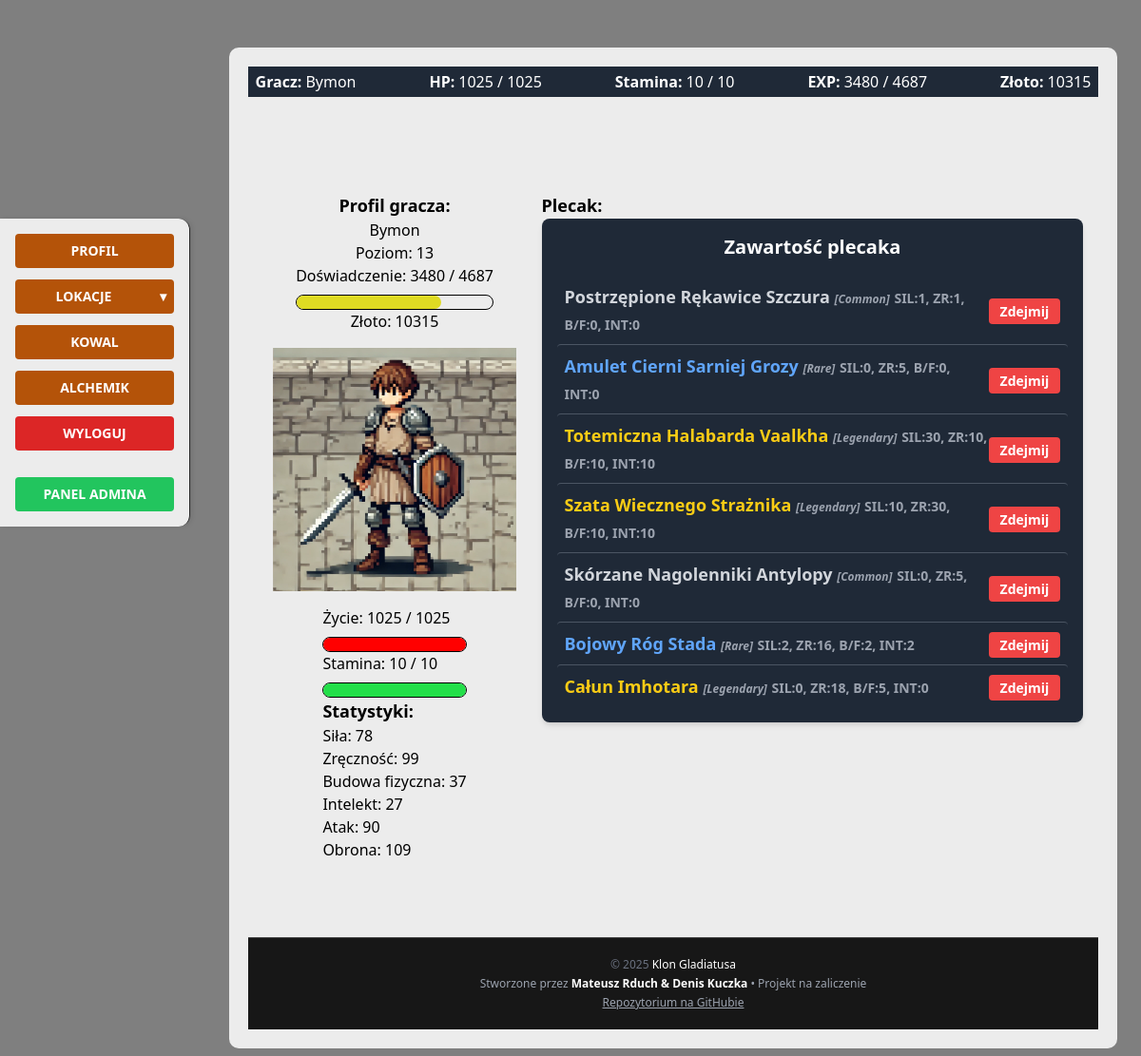
Screenshot of /user_profile/profil/ (signed in) with the database file from the repository.
### user_profile/models.py (models this page shows, shortened)
class UserProfile(models.Model):
    user = models.OneToOneField(User, on_delete=models.CASCADE)
    strength = models.IntegerField(default=1)
    dexterity = models.IntegerField(default=1)
    constitution = models.IntegerField(default=1)
    intelligence = models.IntegerField(default=1)
    level = models.IntegerField(default=1)
    experience = models.IntegerField(default=0)
    stat_points = models.IntegerField(default=0)
    gold = models.IntegerField(default=0)
    max_hp = models.IntegerField(default=100)
    hp = models.IntegerField(default=100)
    base_hp = models.IntegerField(default=100)
    max_stamina = models.IntegerField(default=10)
    stamina = models.IntegerField(default=10)
    attack = models.IntegerField(default=3)
    base_attack = models.IntegerField(default=3)
    defence = models.IntegerField(default=3)
    base_defence = models.IntegerField(default=3)
    base_strength = models.IntegerField(default=1)
    base_dexterity = models.IntegerField(default=1)
    base_constitution = models.IntegerField(default=1)
    base_intelligence = models.IntegerField(default=1)
    last_regen = models.DateTimeField(default=timezone.now)
    last_regen_stm = models.DateTimeField(default=timezone.now)
    def lvlup_exp(self):
        return math.floor(100 * (self.level ** 1.5))
    def dodaj_exp(self, exp):
        self.experience += exp
        while self.experience >= self.lvlup_exp():
            self.experience -= self.lvlup_exp()
            self.lvlup()
        self.save()
    def hp_regen(self):
        regen_timer = timezone.now() - self.last_regen
        regen_minutes = regen_timer.total_seconds() / 60
        regen_amount = math.floor((self.intelligence + self.constitution / 2) * round(regen_minutes))
        new_hp = self.hp + regen_amount
        if new_hp > self.max_hp:
            self.hp = self.max_hp
        else:
            self.hp = round(new_hp)
        if regen_amount > 0 or self.hp == self.max_hp:
            self.last_regen = timezone.now()
        self.save()
    def stamina_regen(self):
        regen_timer = timezone.now() - self.last_regen_stm
        regen_minutes = regen_timer.total_seconds() / 60
        regen_amount = math.floor((self.intelligence / 2) * round(regen_minutes))
        new_stamina = self.stamina + regen_amount
        if new_stamina > self.max_stamina:
            self.stamina = self.max_stamina
        else:
            self.stamina = round(new_stamina)
        if regen_amount > 0 or self.stamina == self.max_stamina:
            self.last_regen_stm = timezone.now()
        self.save()

### inventory/models.py (models this page shows, shortened)
class InventoryItem(models.Model):
    user = models.ForeignKey(User, on_delete=models.CASCADE)
    item = models.ForeignKey(Item, on_delete=models.CASCADE)
    equipped = models.BooleanField(default=False)

### items/models.py (models this page shows, shortened)
class Item(models.Model):
    SLOT_CHOICES = [
        ('head', 'Head'),
        ('chest', 'Chest'),
        ('legs', 'Legs'),
        ('feet', 'Feet'),
        ('hands', 'Hands'),
        ('weapon', 'Weapons'),
        ('shield', 'Shield'),
        ('accessory', 'Accessory'),
        ('none', 'Brak'),  # dla mikstur itp.
    ]
    ITEM_TYPE_CHOICES = [
        ('equipment', 'Ekwipunek'),
        ('potion_hp', 'Mikstura HP'),
        ('potion_stamina', 'Mikstura Staminy'),
    ]
    name = models.CharField(max_length=100, unique=True, help_text="Nazwa przedmiotu")
    description = models.TextField(blank=True, help_text="Opis przedmiotu")
    rarity = models.CharField(
        max_length=50,
        choices=[
            ('common', 'Common'),
            ('uncommon', 'Uncommon'),
            ('rare', 'Rare'),
            ('epic', 'Epic'),
            ('legendary', 'Legendary'),
        ],
        default='common',
        help_text="Rzadkość przedmiotu"
    )
    slot = models.CharField(
        max_length=50,
        choices=SLOT_CHOICES,
        default='none',
        help_text="Slot, do którego pasuje przedmiot"
    )
    item_type = models.CharField(
        max_length=20,
        choices=ITEM_TYPE_CHOICES,
        default='equipment',
        help_text="Typ przedmiotu"
    )
    item_level = models.IntegerField(help_text="Poziom przedmiotu (ilvl)")
    dmg = models.IntegerField(default=0, help_text="Obrażenia przedmiotu")
    dmg_max = models.IntegerField(default=0, help_text="Maksymalne obrażenia przedmiotu")
    dmg_min = models.IntegerField(default=0, help_text="Minimalne obrażenia przedmiotu")
    item_strength = models.IntegerField(default=0, help_text="Siła przedmiotu")
    item_dexterity = models.IntegerField(default=0, help_text="Zręczność przedmiotu")
    item_constitution = models.IntegerField(default=0, help_text="Wytrzymałość przedmiotu")
    item_intelligence = models.IntegerField(default=0, help_text="Inteligencja przedmiotu")
    value = models.IntegerField(default=0, help_text="Wartość przedmiotu")
    effect_value = models.IntegerField(null=True, blank=True, help_text="Wartość efektu (np. HP +50)")

### user_profile/views.py (the view)
# urls.py: path('profil/', views.WidokProfilu.as_view(), name='profil'),
class WidokProfilu(BazaWidokuProfilu, TemplateView):
    template_name = "profil_gracza/profil.html"
    def get_context_data(self, **kwargs):
        context = super().get_context_data(**kwargs)
        player = self.get_user_profile()
        if isinstance(player, UserProfile):
            player.dodaj_exp(0)
            player.hp_regen()
            player.stamina_regen()
            experience_percentage = round((player.experience / player.lvlup_exp()) * 100) if player.lvlup_exp() else 0
            hp_percentage = round((player.hp / player.max_hp) * 100) if player.max_hp else 0
            stamina_percentage = round((player.stamina / player.max_stamina) * 100) if player.max_stamina else 0
            context.update({
                "items": InventoryItem.objects.filter(user=player.user),
                "player": player,
                "experience_percentage": experience_percentage,
                "hp_percentage": hp_percentage,
                "stamina_percentage": stamina_percentage,
                "tooltips": {
                    "strength": "Siła wpływa na obrażenia zadawane przeciwnikom.",
                    "dexterity": "Zręczność zwiększa obronę.",
                    "constitution": "Budowa fizyczna zwiększa maksymalne punkty życia i wpływa na regenerację punktów życia.",
                    "intelligence": "Inteligencja wpływa na szybkość regeneracji punktów życia."
                }
            })
        return context

### inventory/context_processors.py (called while the page is built)
def player_banner_context(request):
    if request.user.is_authenticated:
        try:
            player = UserProfile.objects.get(user=request.user)
            return {'player': player}
        except UserProfile.DoesNotExist:
            return {}
    return {}

### user_profile/views.py (called while the page is built)
    def get_user_profile(self):
        try:
            return self.request.user.userprofile
        except UserProfile.DoesNotExist:
            messages.error(self.request, "Nie znaleziono profilu gracza. Zarejestruj lub zaloguj.")
            return redirect("login_user")

### user_profile/templates/profil_gracza/profil.html (shortened to what this page needs)
{% extends "base.html" %}
{% load static %}
{% block banner_up %}
    {% include 'banner_up.html' %}
{% endblock %}
{% block sidebar %}
{% include 'sidebar.html' %}
{% endblock %}
{% block content %}
<div class="grid grid-cols-6 gap-4 p-4">
    <div class="grid justify-items-center col-span-2">
        <div class="text-center">
            <div class="font-bold text-lg">Profil gracza:</div>
            <div class="capitalize">{{ player.user.username }}</div>
            <div>Poziom: {{ player.level }}</div>
            <div>Doświadczenie: {{ player.experience }} / {{ player.lvlup_exp }}</div>
            <div class="experience-bar">
                <div class="experience-bar-fill" style="width: {{ experience_percentage }}%"></div>
            </div>
            <div>Złoto: {{ player.gold }} </div>
        </div>
        <div class="mt-4">
            <img src="{% static 'images/profilowe.webp' %}" alt="Profilowe" class="w-64 h-64 object-cover">
        </div>
        <div class="mt-4">
            <div>Życie: {{ player.hp }} / {{ player.max_hp }}</div>
            <div class="experience-bar">
                <div class="hp-bar-fill" style="width: {{ hp_percentage }}%"></div>
            </div>
            <div>Stamina: {{ player.stamina }} / {{ player.max_stamina }}</div>
            <div class="experience-bar">
                <div class="stamina-bar-fill" style="width: {{ stamina_percentage }}%"></div>
            </div>
            <div>
                <h3 class="font-bold text-lg">Statystyki:</h3>
            </div>
            <div x-data="{ tooltip: '' }" >
                <span @mouseover="tooltip = '{{ tooltips.strength }}'" @mouseleave="tooltip = ''">
                    Siła: {{ player.strength }}
                </span>
            </div>
            <div x-data="{ tooltip: '' }" >
                <span @mouseover="tooltip = '{{ tooltips.dexterity }}'" @mouseleave="tooltip = ''">
                    Zręczność: {{ player.dexterity }}
                </span>
            </div>
            <div x-data="{ tooltip: '' }" >
                <span @mouseover="tooltip = '{{ tooltips.constitution }}'" @mouseleave="tooltip = ''">
                    Budowa fizyczna: {{ player.constitution }}
                </span>
            </div>
            <div x-data="{ tooltip: '' }" >
                <span @mouseover="tooltip = '{{ tooltips.intelligence }}'" @mouseleave="tooltip = ''">
                    Intelekt: {{ player.intelligence }}
                </span>
            </div>
            <div>Atak: {{ player.attack }}</div>
            <div>Obrona: {{ player.defence }}</div>
        </div>
    </div>
    <div class="col-span-4">
       <div class="col-start-3 font-bold text-lg">
            Plecak:
            <div id="backpack-slot">
                {% include 'inventory/backpackComponent.html' %}
            </div>
        </div>
    </div>
</div>
{% endblock %}
{% block footer %}
{% include 'footer.html' %}
{% endblock %}

### templates/banner_up.html
<div class="w-full bg-gray-800 text-white px-2 py-1"  id="player-banner">
  <div class="flex flex-col sm:flex-row flex-wrap items-center justify-between gap-2 text-xs sm:text-base">
    <div class="flex items-center gap-1">
      <span class="font-semibold">Gracz:</span>
      <span>{{ player.user.username }}</span>
    </div>
    <div class="flex items-center gap-1">
      <span class="font-semibold">HP:</span>
      <span>{{ player.hp }} / {{ player.max_hp }}</span>
    </div>
    <div class="flex items-center gap-1">
      <span class="font-semibold">Stamina:</span>
      <span>{{ player.stamina }} / {{ player.max_stamina }}</span>
    </div>
    <div class="flex items-center gap-1">
      <span class="font-semibold">EXP:</span>
      <span>{{ player.experience }} / {{ player.lvlup_exp }}</span>
    </div>
    <div class="flex items-center gap-1">
      <span class="font-semibold">Złoto:</span>
      <span>{{ player.gold }}</span>
    </div>
  </div>
</div>

### inventory/templates/inventory/backpackComponent.html
<div class="bg-gray-800 p-4 rounded-lg shadow-md text-white">
    <h3 class="text-xl font-bold mb-4 text-center">Zawartość plecaka</h3>
    {% if items %}
        <ul class="divide-y divide-gray-600">
            {% for item in items %}
                <li class="py-2 flex justify-between items-center  rounded px-2">
<div>
  <span class="font-semibold {% if item.item.rarity == 'common' %}text-gray-300
    {% elif item.item.rarity == 'uncommon' %}text-green-400
    {% elif item.item.rarity == 'rare' %}text-blue-400
    {% elif item.item.rarity == 'epic' %}text-purple-400
    {% elif item.item.rarity == 'legendary' %}text-yellow-400
    {% endif %}">
    {{ item.item.name }}
  </span>
  <span class="text-xs italic text-gray-400">[{{ item.item.rarity|title }}]</span>
  {% if "potion" in item.item.item_type %}
    <p class="text-sm text-green-200 italic">
      +
      {% if item.item.item_type == "potion_hp" %}
        {{ item.item.effect_value }} HP
      {% elif item.item.item_type == "potion_stamina" %}
        {{ item.item.effect_value }} staminy
      {% endif %}
    </p>
  {% else %}
    <span class="text-sm text-gray-400">
      SIL:{{ item.item.item_strength }},
      ZR:{{ item.item.item_dexterity }},
      B/F:{{ item.item.item_constitution }},
      INT:{{ item.item.item_intelligence }}
    </span>
  {% endif %}
</div>
  <div>
    {% if "potion" in item.item.item_type %}
      <button
        class="bg-blue-600 hover:bg-blue-700 text-white text-sm px-3 py-1 rounded use-btn"
        data-item-id="{{ item.id }}"
      >
        Wypij
      </button>
    {% elif item.equipped %}
      <a href="{% url 'unequip_item' item.id %}" class="bg-red-500 hover:bg-red-600 text-white text-sm px-3 py-1 rounded">
        Zdejmij
      </a>
    {% else %}
      <a href="{% url 'equip_item' item.id %}" class="bg-blue-500 hover:bg-blue-600 text-white text-sm px-3 py-1 rounded">
        Załóż
      </a>
    {% endif %}
  </div>
</li>
            {% endfor %}
        </ul>
    {% else %}
        <p class="text-center text-gray-400">Brak przedmiotów w plecaku.</p>
    {% endif %}
</div>

### static/css/custom.css (style rules this page uses)
body { background: url('/static/images/background.jpg') no-repeat center center fixed; background-size: cover; color: black; }
.experience-bar { width: 100%; background-color: transparent; border: 1px solid black; border-radius: 9999px; height: 1rem; margin-top: 0.5rem; }
.hp-bar-fill { background-color: red; height: 100%; border-radius: 9999px; }
.experience-bar-fill { background-color: rgb(223, 219, 35); height: 100%; border-radius: 9999px; }
.stamina-bar-fill { background-color: rgb(35, 223, 73); height: 100%; border-radius: 9999px; }

### rows the page displays
UserProfile: user.username "Bymon", hp "1025", max_hp "1025", stamina "10", max_stamina "10", experience "3480", lvlup_exp "4687", gold "10315", level "13", strength "78", dexterity "99", constitution "37", intelligence "27", attack "90", defence "109"
InventoryItem: item.name "Postrzępione Rękawice Szczura", item.rarity "Common", item.item_strength "1", item.item_dexterity "1", item.item_constitution "0", item.item_intelligence "0", equipped "Zdejmij"
InventoryItem: item.name "Amulet Cierni Sarniej Grozy", item.rarity "Rare", item.item_strength "0", item.item_dexterity "5", item.item_constitution "0", item.item_intelligence "0", equipped "Zdejmij"
InventoryItem: item.name "Totemiczna Halabarda Vaalkha", item.rarity "Legendary", item.item_strength "30", item.item_dexterity "10", item.item_constitution "10", item.item_intelligence "10", equipped "Zdejmij"
InventoryItem: item.name "Szata Wiecznego Strażnika", item.rarity "Legendary", item.item_strength "10", item.item_dexterity "30", item.item_constitution "10", item.item_intelligence "10", equipped "Zdejmij"
InventoryItem: item.name "Skórzane Nagolenniki Antylopy", item.rarity "Common", item.item_strength "0", item.item_dexterity "5", item.item_constitution "0", item.item_intelligence "0", equipped "Zdejmij"
InventoryItem: item.name "Bojowy Róg Stada", item.rarity "Rare", item.item_strength "2", item.item_dexterity "16", item.item_constitution "2", item.item_intelligence "2", equipped "Zdejmij"
InventoryItem: item.name "Całun Imhotara", item.rarity "Legendary", item.item_strength "0", item.item_dexterity "18", item.item_constitution "5", item.item_intelligence "0", equipped "Zdejmij"

### other values shown
{{ year|default:2025 }} "2025"
